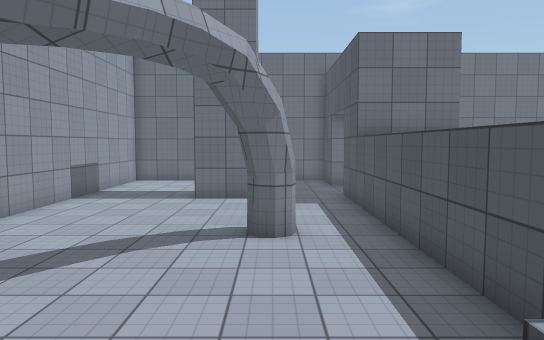
view 1 (above)

18 first-person views from a walk through a Unity game level. The camera is 1.4 m above the floor, tilts 4° down and sees 70° across. The floor is counted in squares, 1 m on a side. Each view is taken from the middle of a square. On the plan, view 1 faces up. The plan holds only what a view shows up to about 16 squares ahead; the rest is blank. The place goes on beyond the plan. The player character is not drawn. Surface patterns are stand-ins for the level's own textures.

view 2
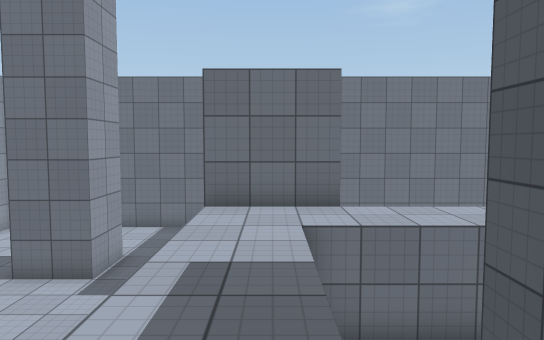

view 3
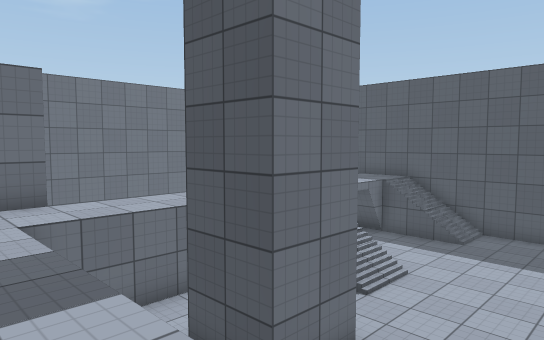

view 4
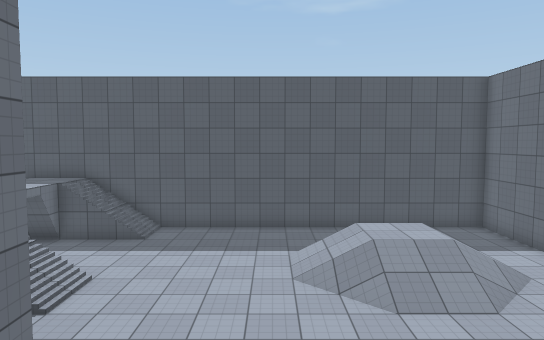

view 5
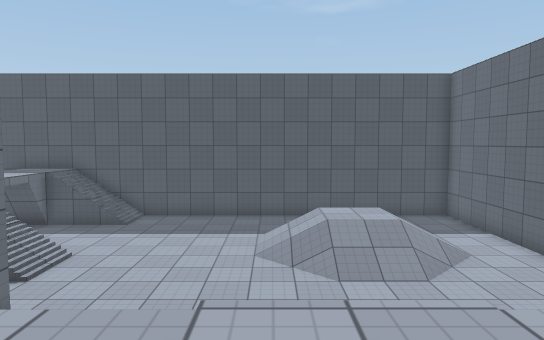

view 6
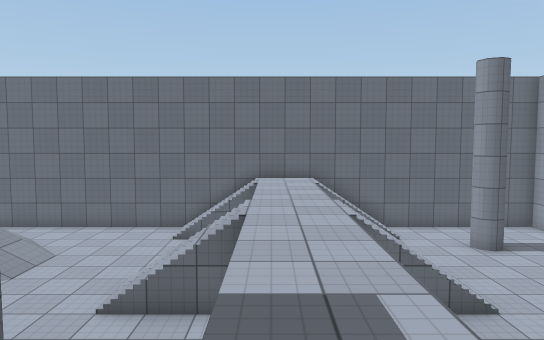

view 7
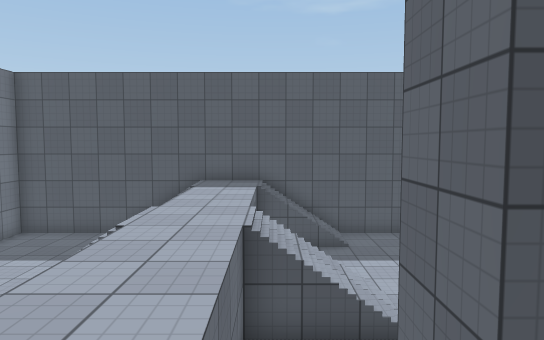

view 8
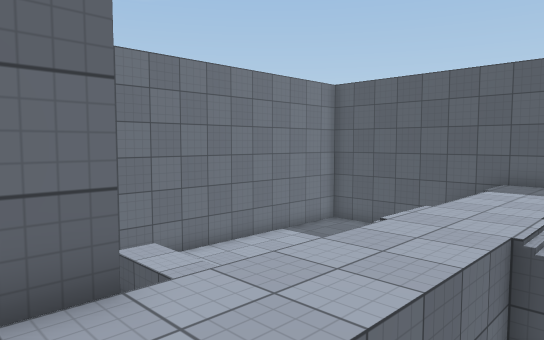

view 9
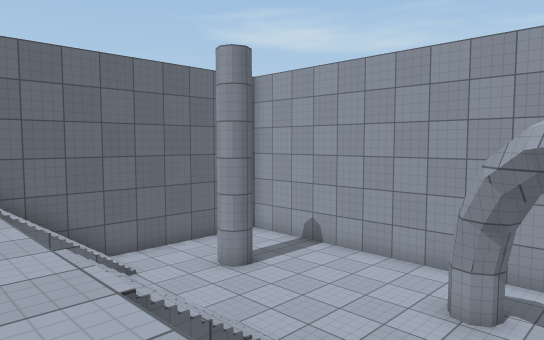

view 10
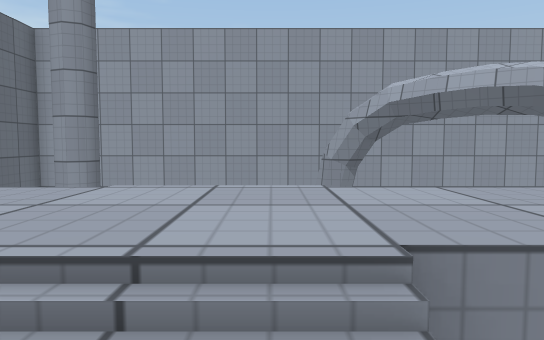

view 11
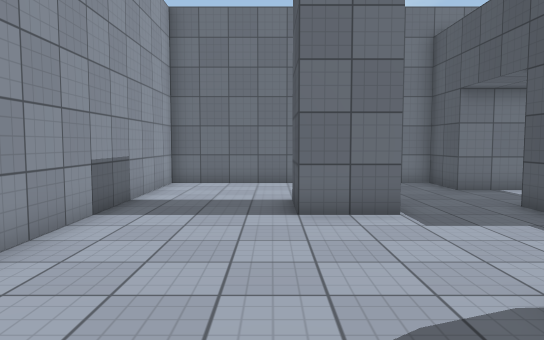

view 12
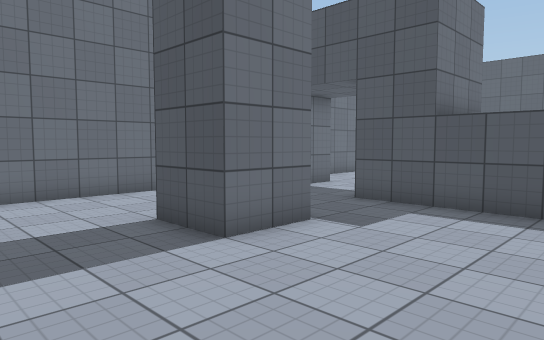

view 13
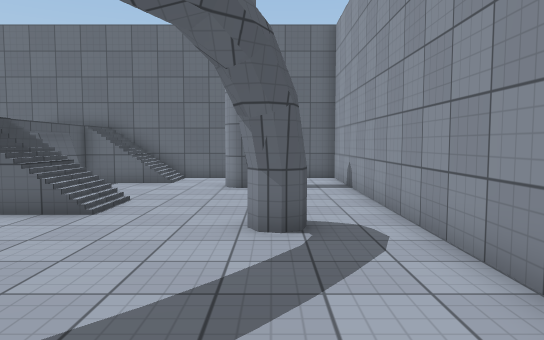

view 14
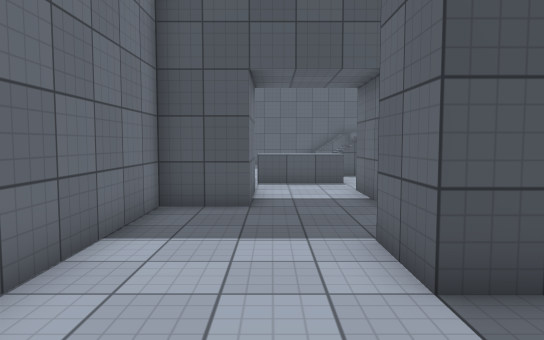

view 15
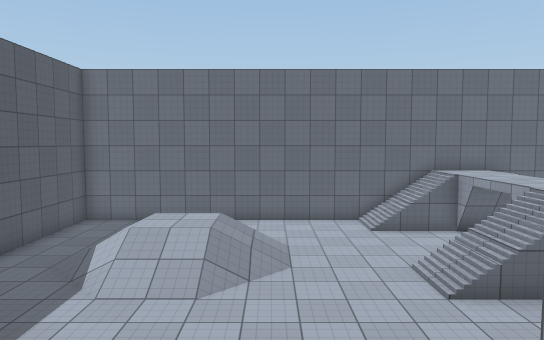

view 16
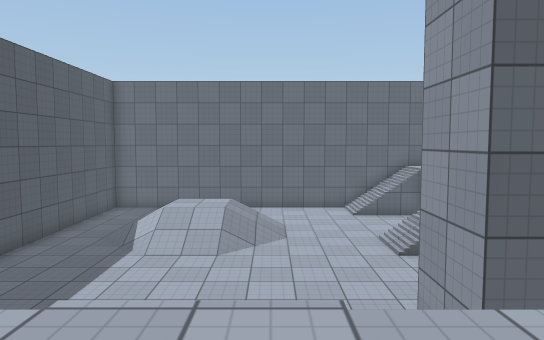

view 17
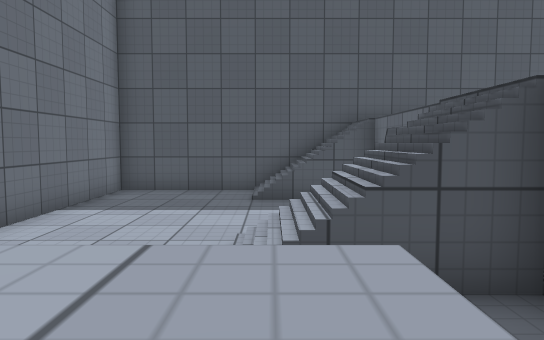

view 18
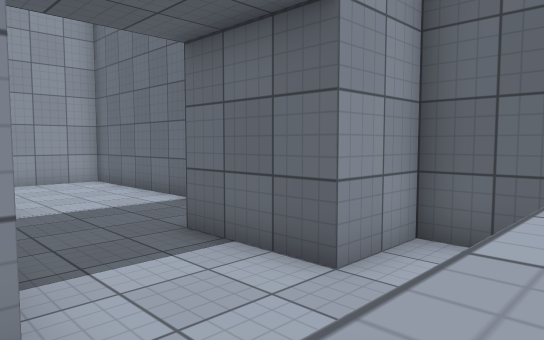

### Floor plan
Key: @ floor where view 1 was taken; # wall or solid block; . main floor; : floor 1 m higher than the main floor; + floor 2 m higher than the main floor; / step, stairs or slope; ^ raised ledge.
Columns run from 7 left of view 1 to 19 right of it. Each row starts with its distance up from view 1.
 19 ########### ###############
 18 #.........###.   .........#
 17 #.........###..  .........#
 16 #..............^   .......#
 15 #..............^   .......#
 14 #....##........^  //....//#
 13 #....##...###...  //    //#
 12 #.........###    .//    //#
 11 #.........+++++++++++..+++#
 10 #.........+++++++++++..+++#
  9 #.........++  ..  //  ..//#
  8 #......#..++  .   // ...//#
  7 #.........++  ## .//....//#
  6 #.........++  ##..........#
  5 #.........++   ...........#
  4 #.........++   ...........#
  3 #..#......++ .............#
  2 #.........++..............#
  1 #......///++///....////...#
  0 #......@//++///...//////..#
 -1 #.......  ++  ....//:://..#
 -2 #.......  .. .....//:://..#
 -3 #........ ........////  ..#
 -4 #...#.... ++......./// ...#
 -5 #......///++///...........#
 -6 #......///++///...........#
 -7 ###########################

Where each view was taken, in squares from view 1:
view 1: 0 up, 0 right, facing up
view 2: 3 up, 4 right, facing up
view 3: 2 up, 3 right, facing up-right
view 4: 2 up, 3 right, facing right
view 5: 1 up, 2 right, facing right
view 6: 9 up, 4 right, facing down
view 7: 9 up, 4 right, facing right
view 8: 8 up, 4 right, facing up-right
view 9: 5 up, 4 right, facing down-left
view 10: 1 up, 6 right, facing left
view 11: 5 up, 3 left, facing up
view 12: 8 up, 6 left, facing up-right
view 13: 9 up, 4 left, facing down
view 14: 16 up, 6 left, facing right
view 15: 9 up, 11 right, facing down
view 16: 12 up, 11 right, facing down
view 17: 14 up, 7 right, facing right
view 18: 13 up, 8 right, facing up-left
